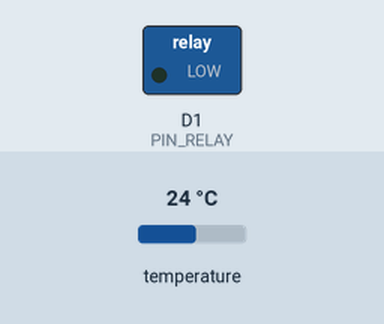
Bench run of a sketch on a simulated ESP8266 (NodeMCU). Parts: switched loads named in the sketch (green lamp = pin HIGH). The inputs (shaded band) are chosen by the test bench; at power-on: temperature 24 °C. WiFi joins after 1.5 s; servers stay silent unless stated; uploads are accepted with an empty reply; what the sketch prints to the serial monitor is not drawn.

Above: at 0.1 s.
At 31.0 s:
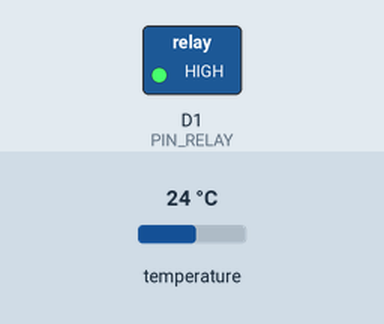
Timing chart, 0 to 32.5 s (numbered marks = the images above):
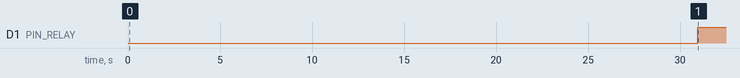

The sketch:

temp_control.ino
```cpp
#include <ArduinoJson.h>
#include <DallasTemperature.h>
#include <ESP8266HTTPClient.h>
#include <ESP8266WiFi.h>
#include <OneWire.h>
#include <WiFiClientSecure.h>


// --- CONFIGURAÇÕES DE REDE ---
const char *ssid = "SALA_TV";
const char *password = "72262728";

// --- CONFIGURAÇÕES DO SUPABASE ---
// Insira APENAS o domínio (ex: xxxxx.supabase.co)
const char *supabase_url = "tnoqfkqbyqnhmgedlvrn.supabase.co";
const char *supabase_key =
    "eyJhbGciOiJIUzI1NiIsInR5cCI6IkpXVCJ9."
    "eyJpc3MiOiJzdXBhYmFzZSIsInJlZiI6InRub3Fma3FieXFuaG1nZWRsdnJuIiwicm9sZSI6Im"
    "Fub24iLCJpYXQiOjE3NzEwMDM3NjgsImV4cCI6MjA4NjU3OTc2OH0."
    "bE58HkCugT9vMCuGWv7RwwhWMuxsfGtKyFpQIUYXYDo";

// --- PINOS DE HARDWARE (NodeMCU ESP8266) ---
const int PIN_RELAY = D1;   // GPIO 5
const int PIN_DS18B20 = D2; // GPIO 4

// --- OBJETOS GLOBAIS ---
OneWire oneWire(PIN_DS18B20);
DallasTemperature sensors(&oneWire);
WiFiClientSecure client;
HTTPClient http;

// --- VARIÁVEIS DE CONTROLE ---
float tempC = 0.0;
bool relayState = false;
float configTempOn = 28.0;  // Valor padrão caso falhe a leitura
float configTempOff = 30.0; // Valor padrão
unsigned long lastTime = 0;
const unsigned long timerDelay = 30000; // 30 segundos entre leituras

void setup() {
  Serial.begin(115200);

  // Inicializa Hardware
  pinMode(PIN_RELAY, OUTPUT);
  digitalWrite(PIN_RELAY, LOW); // Começa desligado
  sensors.begin();

  // Conexão WiFi
  WiFi.begin(ssid, password);
  Serial.print("Conectando ao WiFi");
  while (WiFi.status() != WL_CONNECTED) {
    delay(500);
    Serial.print(".");
  }
  Serial.println("\nConectado!");

  // Configuração SSL (Supabase exige HTTPS)
  client.setInsecure(); // Não verifica certificado (ideal para ESP8266 simples)
}

void loop() {
  // Executa a cada X segundos
  if ((millis() - lastTime) > timerDelay) {

    // 1. Ler Temperatura
    sensors.requestTemperatures();
    tempC = sensors.getTempCByIndex(0);

    if (tempC == -127.00) {
      Serial.println("Erro ao ler sensor de temperatura!");
      return;
    }
    Serial.print("Temperatura atual: ");
    Serial.println(tempC);

    // 2. Buscar Configuração do Supabase
    fetchConfig();

    // 3. Lógica de Automação
    // Ex: Ligar se Temp < On (Aquecimento) ou Ligar se Temp > On
    // (Resfriamento)? O usuário pediu "ajustar a temperatura para ligar e
    // desligar". Vou assumir lógica de AQUECIMENTO solar (Piscina): Se (Temp <
    // TempOn) -> Liga Bomba (para circular/aquecer) ?? Ou talvez lógica de
    // FILTRAGEM/TIMER? GERALMENTE: "Ligar em X" e "Desligar em Y". Se TempOn <
    // TempOff (Histerese simples):
    //   Se Temp <= TempOn -> Ligar
    //   Se Temp >= TempOff -> Desligar
    // Vamos usar essa lógica simples.

    // NOTA: Ajuste a lógica abaixo conforme sua necessidade real (Aquecimento
    // vs Resfriamento)
    if (tempC <= configTempOn && !relayState) {
      relayState = true;
      digitalWrite(PIN_RELAY, HIGH);
      Serial.println("Bomba LIGADA (Temp <= ConfigOn)");
    } else if (tempC >= configTempOff && relayState) {
      relayState = false;
      digitalWrite(PIN_RELAY, LOW);
      Serial.println("Bomba DESLIGADA (Temp >= ConfigOff)");
    }

    // 4. Enviar Dados para Supabase
    postData();

    lastTime = millis();
  }
}

// --- CONFIGURAÇÕES DO CONTROLADOR ---
const int DEVICE_ID = 1; // ID do dispositivo no Supabase (1 a 9)

void fetchConfig() {
  if (WiFi.status() == WL_CONNECTED) {
    // Busca configuração específica para este device_id
    String url = "https://" + String(supabase_url) +
                 "/rest/v1/device_settings?select=*&device_id=eq." + String(DEVICE_ID) + "&limit=1";

    http.begin(client, url);
    http.addHeader("apikey", supabase_key);
    http.addHeader("Authorization", "Bearer " + String(supabase_key));

    int httpResponseCode = http.GET();

    if (httpResponseCode > 0) {
      String payload = http.getString();
      // Serial.println(payload); // Debug

      DynamicJsonDocument doc(1024);
      deserializeJson(doc, payload); // Pode ser um array ou objeto único dependendo da resposta

      // Se retornar array (padrão do select), pega o primeiro item
      JsonObject config = doc.as<JsonArray>()[0];

      if (!config.isNull()) {
        configTempOn = config["temp_on"];
        configTempOff = config["temp_off"];
        Serial.print("Config (ID ");
        Serial.print(DEVICE_ID);
        Serial.print(") -> On: ");
        Serial.print(configTempOn);
        Serial.print(" | Off: ");
        Serial.println(configTempOff);
      }
    } else {
      Serial.print("Erro no GET Config: ");
      Serial.println(httpResponseCode);
    }
    http.end();
  }
}

void postData() {
  if (WiFi.status() == WL_CONNECTED) {
    String url = "https://" + String(supabase_url) + "/rest/v1/device_readings";

    http.begin(client, url);
    http.addHeader("apikey", supabase_key);
    http.addHeader("Authorization", "Bearer " + String(supabase_key));
    http.addHeader("Content-Type", "application/json");
    http.addHeader("Prefer", "return=minimal");

    String json;
    DynamicJsonDocument doc(256);
    doc["device_id"] = DEVICE_ID;
    doc["temp_value"] = tempC;
    doc["actuator_status"] = relayState; // Status do relé (Compressor/Resistor)
    serializeJson(doc, json);

    int httpResponseCode = http.POST(json);

    if (httpResponseCode >= 200 && httpResponseCode < 300) {
      Serial.println("Dados enviados com sucesso!");
    } else {
      Serial.print("Erro no POST Dados: ");
      Serial.println(httpResponseCode);
      Serial.println(http.getString());
    }
    http.end();
  }
}
```

Measured:
- by itself, D1 (PIN_RELAY): LOW → HIGH at 31.0 s
